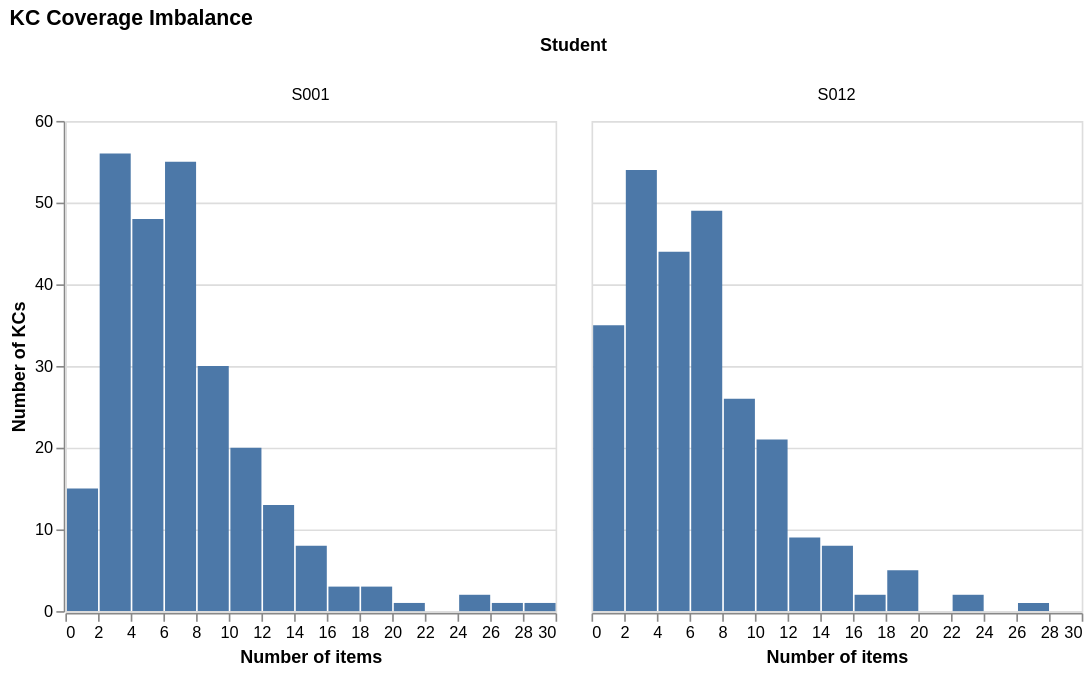

Notebook cell for this chart:
### Code cell
chart = alt.Chart(kc_coverage_comparison_table).mark_bar().encode(
    x=alt.X('num_items', title='Number of items').bin(maxbins=15),
    y=alt.Y('count()', title='Number of KCs'),
    tooltip=['count()'] 
).facet(
    column = alt.Column('student_id', title = 'Student')
).properties(
    title='KC Coverage Imbalance'
)
chart

### Figure 1 — Vega-Lite specification as saved in the notebook (floating-point values rounded to 4 significant figures; data arrays with more than 128 entries replaced by an {"elided": "..."} marker saying what was removed)
{"config": {"view": {"continuousWidth": 300, "continuousHeight": 300}}, "data": {"name": "data-ba589896ba4c4b3f8bcaf6614f26e115"}, "facet": {"column": {"field": "student_id", "title": "Student", "type": "nominal"}}, "spec": {"mark": {"type": "bar"}, "encoding": {"tooltip": [{"aggregate": "count", "type": "quantitative"}], "x": {"bin": {"maxbins": 15}, "field": "num_items", "title": "Number of items", "type": "quantitative"}, "y": {"aggregate": "count", "title": "Number of KCs", "type": "quantitative"}}}, "title": "KC Coverage Imbalance", "$schema": "https://vega.github.io/schema/vega-lite/v6.4.1.json", "datasets": {"data-ba589896ba4c4b3f8bcaf6614f26e115": {"elided": "512 records"}}}
